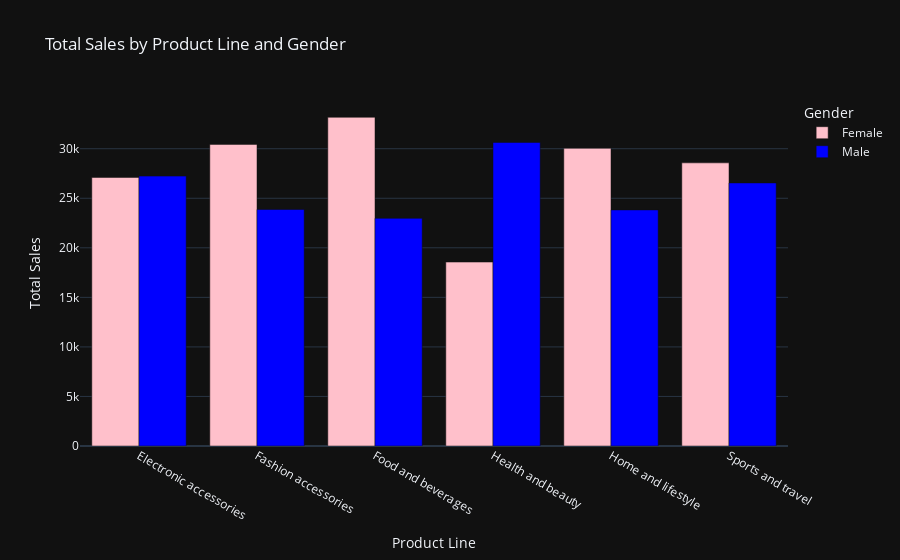

Notebook code cell kept with this figure:
### Code cell
product_gender_sales = data.groupby(["Product line", "Gender"])["Total"].sum().reset_index()

# Create grouped bar chart
px.bar(
    product_gender_sales,
    x="Product line",
    y="Total",
    color="Gender",
    barmode="group",
    title="Total Sales by Product Line and Gender",
    labels={"Total": "Total Sales", "Product line": "Product Line"},
    color_discrete_map={"Male": "blue", "Female": "pink"},
)

### Figure 1 — Plotly figure (JSON) as saved in the notebook; plotly's stock layout.template omitted (floating-point values rounded to 4 significant figures)
{"data": [{"alignmentgroup": "True", "hovertemplate": "Gender=Female<br>Product Line=%{x}<br>Total Sales=%{y}<extra></extra>", "legendgroup": "Female", "marker": {"color": "pink", "pattern": {"shape": ""}}, "name": "Female", "offsetgroup": "Female", "orientation": "v", "showlegend": true, "textposition": "auto", "x": ["Electronic accessories", "Fashion accessories", "Food and beverages", "Health and beauty", "Home and lifestyle", "Sports and travel"], "xaxis": "x", "y": [27100.0, 30440.0, 33170.0, 18560.0, 30040.0, 28570.0], "yaxis": "y", "type": "bar"}, {"alignmentgroup": "True", "hovertemplate": "Gender=Male<br>Product Line=%{x}<br>Total Sales=%{y}<extra></extra>", "legendgroup": "Male", "marker": {"color": "blue", "pattern": {"shape": ""}}, "name": "Male", "offsetgroup": "Male", "orientation": "v", "showlegend": true, "textposition": "auto", "x": ["Electronic accessories", "Fashion accessories", "Food and beverages", "Health and beauty", "Home and lifestyle", "Sports and travel"], "xaxis": "x", "y": [27240.0, 23870.0, 22970.0, 30630.0, 23830.0, 26550.0], "yaxis": "y", "type": "bar"}], "layout": {"xaxis": {"anchor": "y", "domain": [0.0, 1.0], "title": {"text": "Product Line"}}, "yaxis": {"anchor": "x", "domain": [0.0, 1.0], "title": {"text": "Total Sales"}}, "legend": {"title": {"text": "Gender"}, "tracegroupgap": 0}, "title": {"text": "Total Sales by Product Line and Gender"}, "barmode": "group"}}
